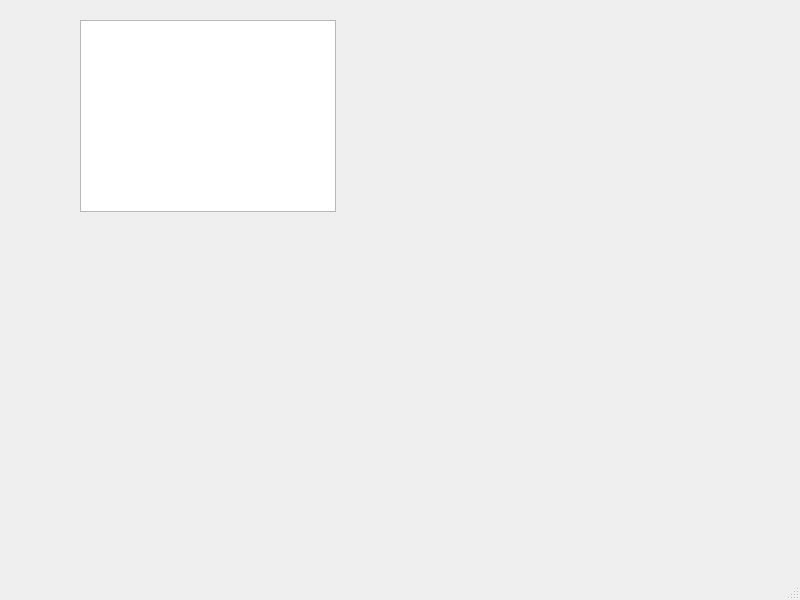
<?xml version="1.0" encoding="UTF-8"?>
<ui version="4.0">
 <class>MainWindow</class>
 <widget class="QMainWindow" name="MainWindow">
  <property name="geometry">
   <rect>
    <x>0</x>
    <y>0</y>
    <width>800</width>
    <height>600</height>
   </rect>
  </property>
  <property name="windowTitle">
   <string>MainWindow</string>
  </property>
  <widget class="QWidget" name="centralwidget">
   <widget class="QGraphicsView" name="graphicsView">
    <property name="geometry">
     <rect>
      <x>80</x>
      <y>20</y>
      <width>256</width>
      <height>192</height>
     </rect>
    </property>
   </widget>
  </widget>
  <widget class="QMenuBar" name="menubar">
   <property name="geometry">
    <rect>
     <x>0</x>
     <y>0</y>
     <width>800</width>
     <height>25</height>
    </rect>
   </property>
  </widget>
  <widget class="QStatusBar" name="statusbar"/>
 </widget>
 <resources/>
 <connections/>
</ui>
